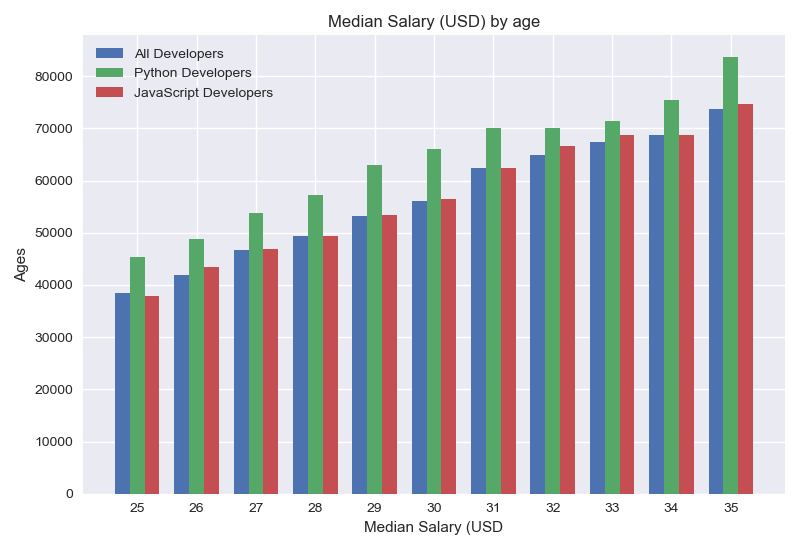

This figure's Python source:
import numpy as np
from matplotlib import pyplot as plt

plt.style.use("seaborn")

ages_x = [25, 26, 27, 28, 29, 30, 31, 32, 33, 34, 35]

dev_y = [38496, 42000, 46752, 49320, 53200, 56000, 62316, 64928, 67317, 68748, 73752]
py_dev_y = [45372, 48876, 53850, 57287, 63016, 65998, 70003, 70000, 71496, 75370, 83640]
js_dev_y = [37810, 43515, 46823, 49293, 53437, 56373, 62375, 66674, 68745, 68746, 74583]

ages_indexes = np.arange(len(ages_x))
bar_width = 0.25

plt.bar(ages_indexes - bar_width, dev_y, width=bar_width, label="All Developers")
plt.bar(ages_indexes, py_dev_y, width=bar_width, label="Python Developers")
plt.bar(ages_indexes + bar_width, js_dev_y, width=bar_width, label="JavaScript Developers")

plt.xticks(ticks=ages_indexes, labels=ages_x)

plt.title("Median Salary (USD) by age")
plt.xlabel("Median Salary (USD")
plt.ylabel("Ages")
plt.tight_layout()
plt.legend()

plt.savefig("bar1.png")

plt.show()
